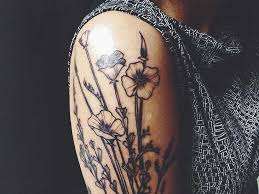
#> input picture Tugas 2/tersangka/tattoo.jpeg, 259 x 194 px
$ jupyter execute '2008107010056_Abdul Hafidh_Tugas2.ipynb'
#> lines starting #> are read from the running program, lines starting #| are printed output that depends on the picture
# Tugas 2 Visi Komputer

<p> Bayangkan anda bekerja sebagai anggota dari CSI (Crime Scene Investigation). Anda bekerja sebagai ahli cyber forensic. Kali ini, anda mendapat pekerjaan untuk mengidentifikasikan gambar tato seorang kriminal yang didapat dari CCTV. Namun identitas orang tersebut belum dapat diketahui. Anda memiliki data gambar-gambar orang tersangka, ada yang memiliki tato dan ada juga yang tidak memiliki tato. Jadi tugas anda di sini, ialah mengidentifikasikan siapakah kriminal yang dimaksud berdasarkan data gambar-gambar yang dimiliki.
</p>

##### Panduan:
<ul>
<li>Data gambar boleh disimpan di dalam folder, atau di dalam basis data</li>
<li>Simpan image descriptor untuk semua file gambar</li>
<li>Baca semua data gambar dan temukan padanan antara descriptor dari image query dan descriptor dari semua gambar</li>
</ul>

<p> Gambar-gambar tato bisa diambil dari website kaggle.com atau website lainnya yang memiliki dataset gambar tato.

</p>
<p>
Sertakan link google drive untuk mendownload gambar-gambar yang anda gunakan.
</p>

<p>👮MEMBER OF CSI (Crime Scene Investigation) </p>

<ul>
<li>Abdul Hafidh</li>
<li>2008107010056</li>
</ul>

<p> Berikut ini adalah link gdrive nya:   https://drive.google.com/drive/folders/13DMf2rv3i03cfaob9jZoZnddTvGcZ_3w?usp=sharing  </p>

[cell 1]
import cv2
import numpy as np
from matplotlib import pyplot as plt
import os
# Membaca Query Descriptor citra
query = cv2.imread("tersangka/tattoo.jpeg")
#> query is the input picture: shape (194, 259, 3); mean B, G, R 83.3, 83.7, 91.9

# Memmperbesar citra tatto query tanpa mengubah ukuran aslinya
query = cv2.resize(query, (0,0), fx=2, fy=2)
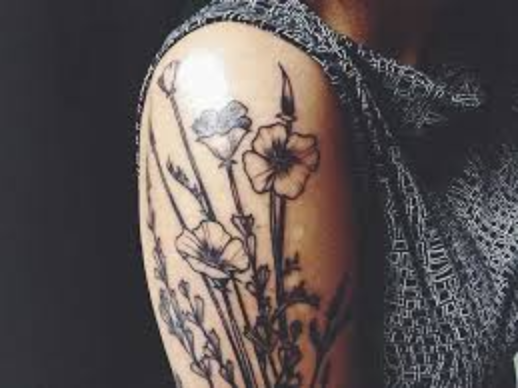
#> query: shape (388, 518, 3); mean B, G, R 83.2, 83.7, 91.9


directory = "tersangka"

for filename in os.listdir(directory):
    if (os.path.join(directory, filename) == "tersangka/tattoo.jpeg"): # Jangan tampilkan objek descriptor query
        continue
    train_image = cv2.imread(os.path.join(directory, filename))
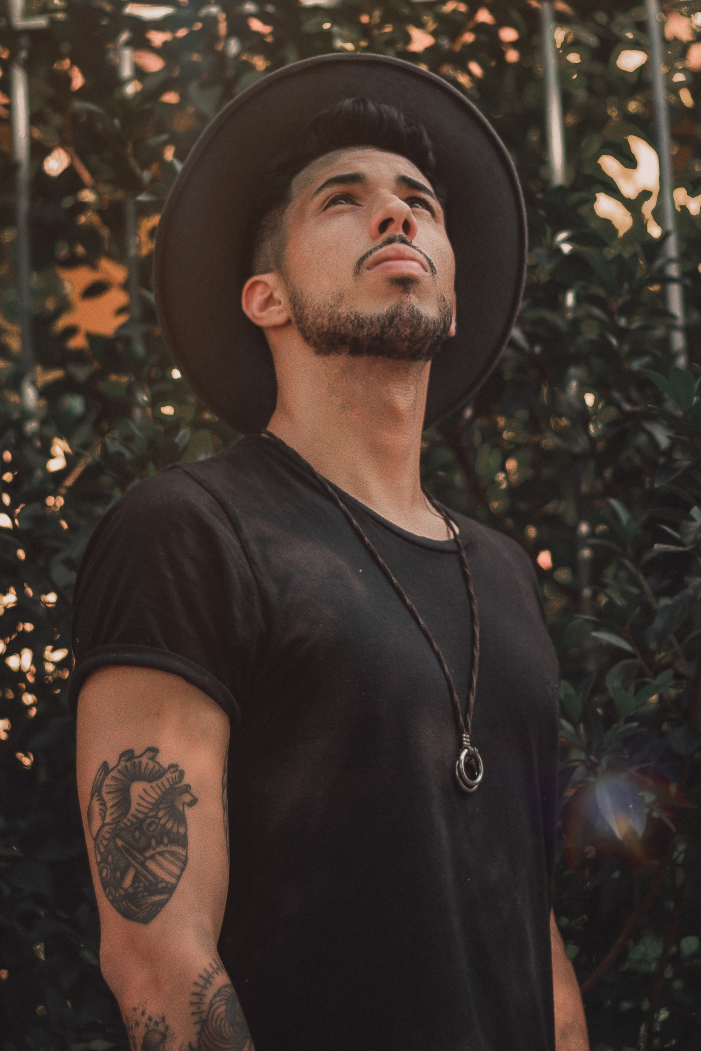
#> input picture Tugas 2/tersangka/allef-vinicius-Az1WfwebTyY-unsplash.jpg, 2803 x 4204 px (shown at 1/4 size)
#> train_image is the input picture: shape (4204, 2803, 3); mean B, G, R 45.7, 52.9, 65.6

    # Mengecilkan sedikit ukuran citra train
    train_image = cv2.resize(train_image, (0,0), fx=0.5, fy=0.5)
#> train_image: shape (2102, 1402, 3)

    # Mengkonversi citra ke bentuk grayscale
    query_gray = cv2.cvtColor(query, cv2.COLOR_BGR2GRAY)
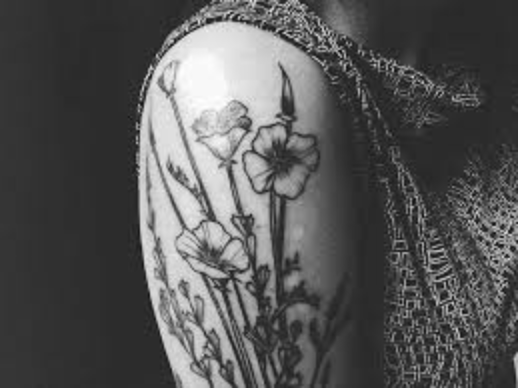
#> query_gray: shape (388, 518); min 13, max 254, mean 86.1
    train_gray = cv2.cvtColor(train_image, cv2.COLOR_BGR2GRAY)
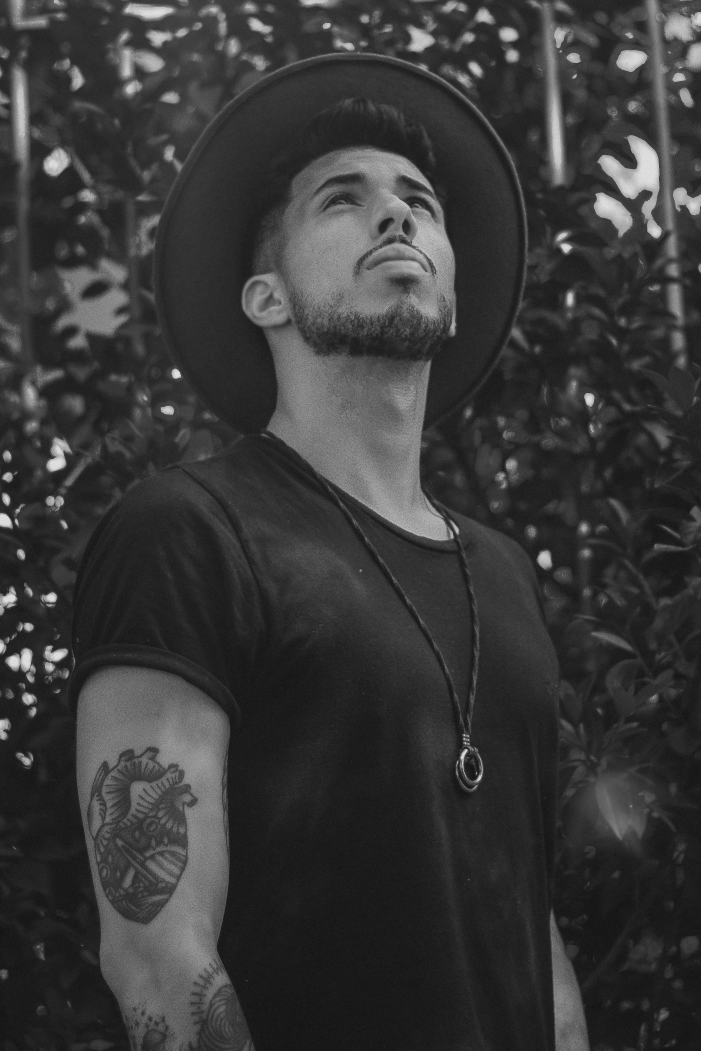
#> train_gray: shape (2102, 1402) (shown at 1/2 size); min 13, max 231, mean 56

    # Inisialisasi dengan menggunkaan algoritma orb detector
    orb = cv2.ORB_create()

    # Mencari keypoint dan descriptor
    query_keypoints, query_descriptors = orb.detectAndCompute(query_gray, None)
#> query_keypoints = 500 keypoints; strongest (x, y, size): (463, 312, 31), (284, 33, 31), (340, 51, 31), (431, 255, 31)
    train_keypoints, train_descriptors = orb.detectAndCompute(train_gray, None)
#> train_keypoints = 500 keypoints; strongest (x, y, size): (355, 749, 111.1), (349, 744, 92.6), (107, 1194, 92.6), (348, 742, 111.1)

    # Mencocokan keypoints
    matcher = cv2.BFMatcher(cv2.NORM_HAMMING, crossCheck=True)
    matches = matcher.match(query_descriptors, train_descriptors)
#> matches = 79 matches

   # Draw the keypoint matches on the output image
    output_img = cv2.drawMatches(query_gray, query_keypoints,train_gray, train_keypoints, matches[:20],None)
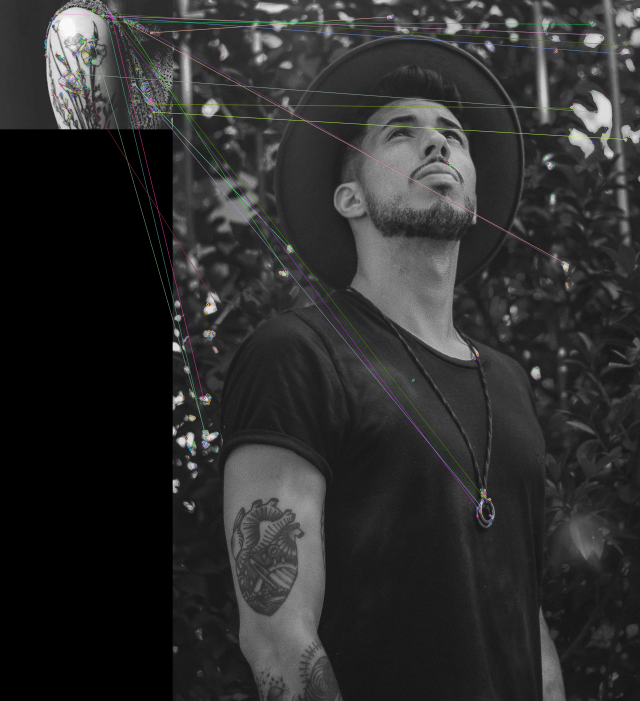
#> output_img: shape (2102, 1920, 3) (shown at 1/3 size); mean of channels 0, 1, 2 45.7, 45.9, 45.8; drawn as B, G, R


    # Save the final image
    output_img = cv2.cvtColor(output_img, cv2.COLOR_BGR2RGB)
    plt.imshow(output_img),plt.show()
#> pass 2 of the loop `for filename in os.listdir(directory):`:
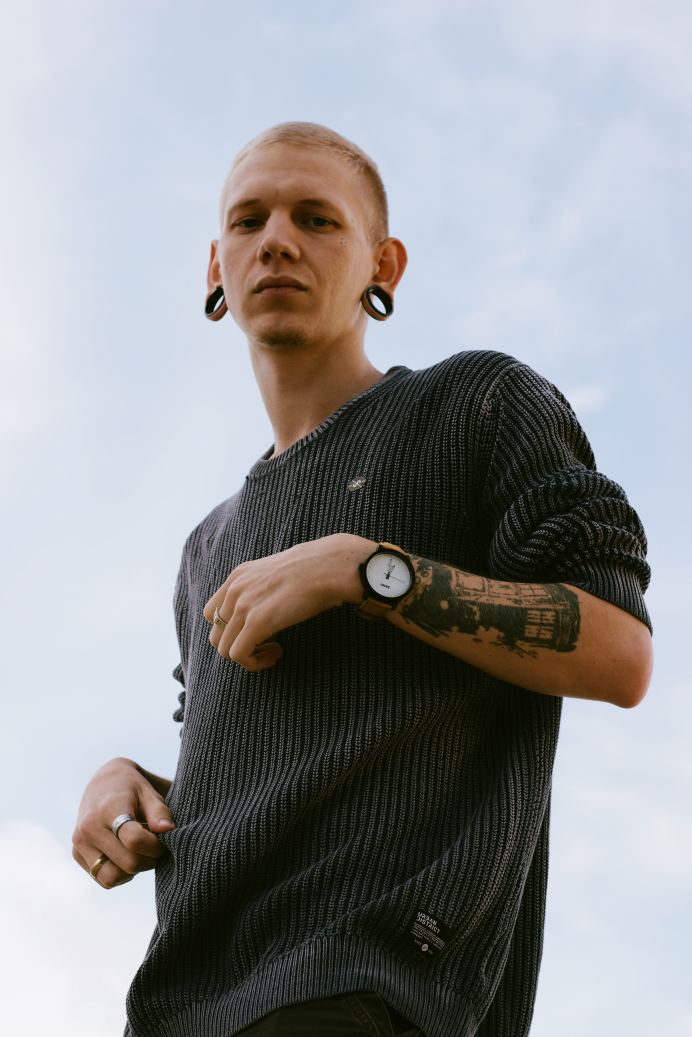
#> input picture Tugas 2/tersangka/jake-nebov-aFNzgYOM560-unsplash.jpg, 3456 x 5184 px (shown at 1/5 size)
#> train_image is the input picture: shape (5184, 3456, 3); mean B, G, R 148.9, 147.1, 146
#> train_image: shape (2592, 1728, 3)
#> `train_gray = cv2.cvtColor(train_image, cv2.COLOR_BGR2GRAY)`:
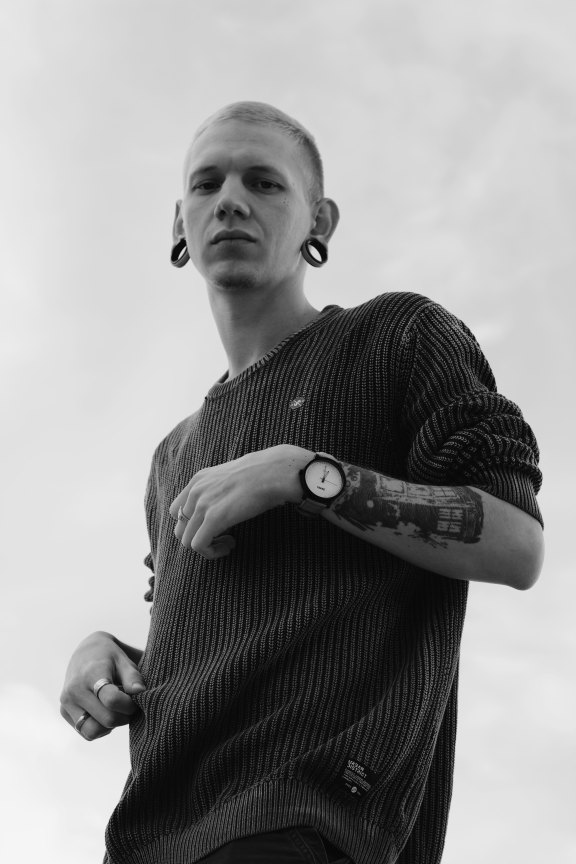
#> train_gray: shape (2592, 1728) (shown at 1/3 size); min 5, max 246, mean 147.1
#> train_keypoints = 500 keypoints; strongest (x, y, size): (1057, 2290, 31), (1056, 2292, 31), (1059, 2289, 31), (376, 2175, 111.1)
#> matches = 154 matches
#> `output_img = cv2.drawMatches(query_gray, query_keypoints,train_gray, t..`:
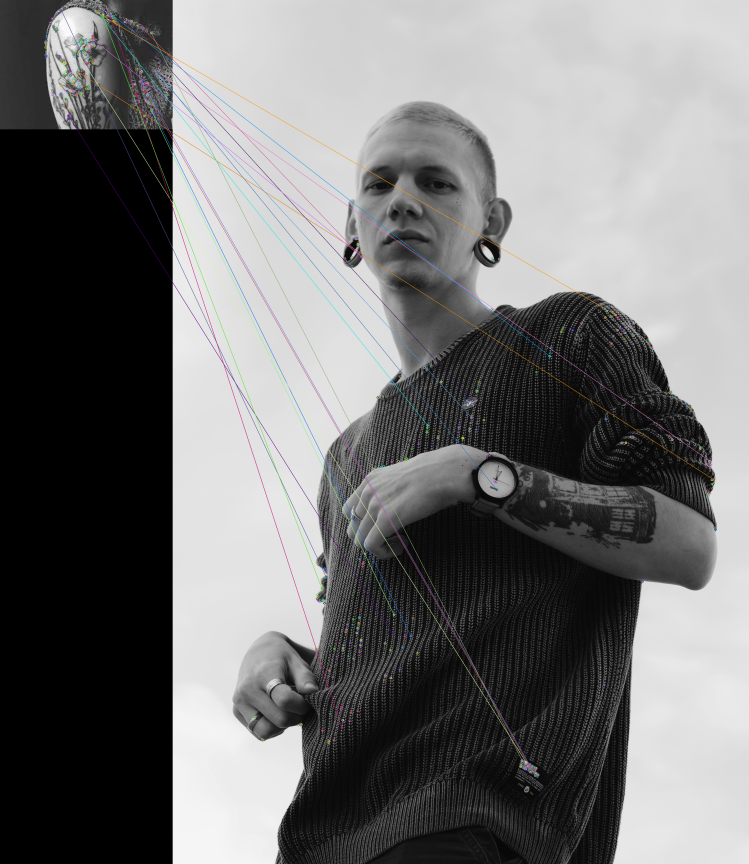
#> output_img: shape (2592, 2246, 3) (shown at 1/3 size); mean of channels 0, 1, 2 116.2, 116.1, 116.1; drawn as B, G, R
#> pass 3 of the loop `for filename in os.listdir(directory):`:
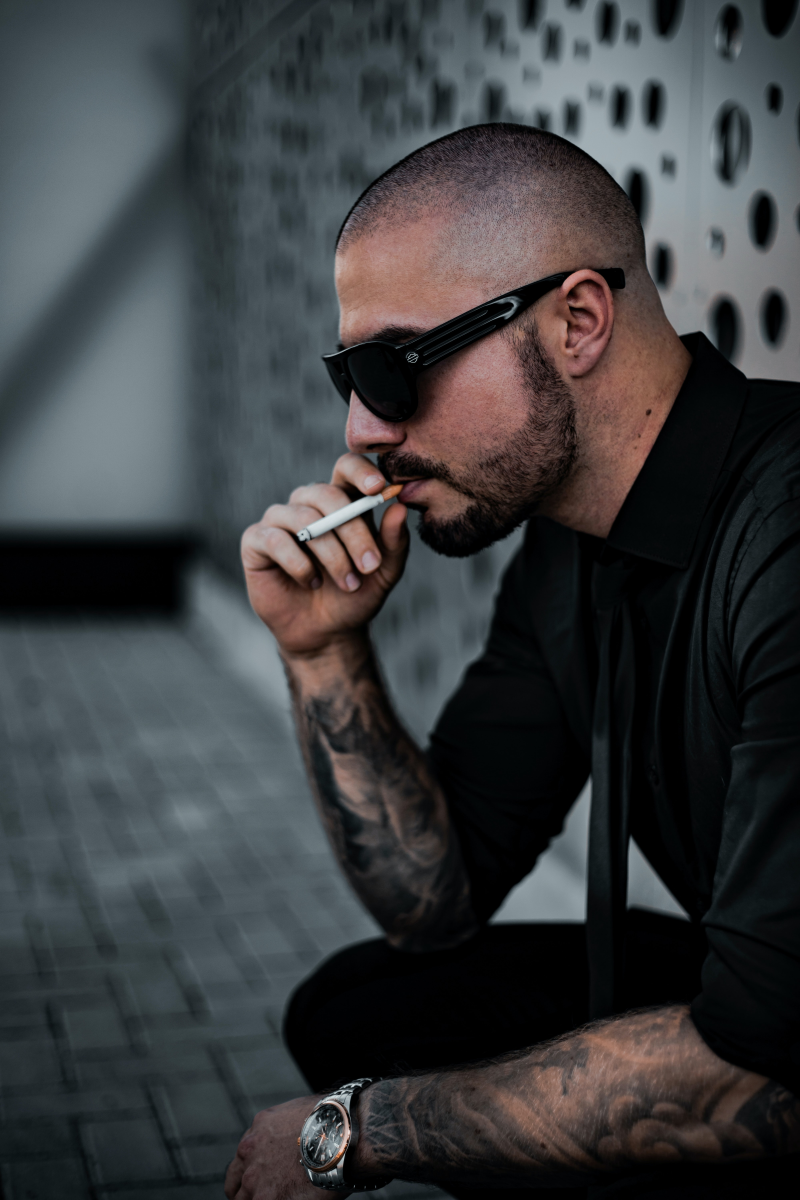
#> input picture Tugas 2/tersangka/norbert-buduczki-kD_tmOniBRs-unsplash.jpg, 4000 x 6000 px (shown at 1/5 size)
#> train_image is the input picture: shape (6000, 4000, 3); mean B, G, R 62.8, 60.8, 59.2
#> train_image: shape (3000, 2000, 3)
#> `train_gray = cv2.cvtColor(train_image, cv2.COLOR_BGR2GRAY)`:
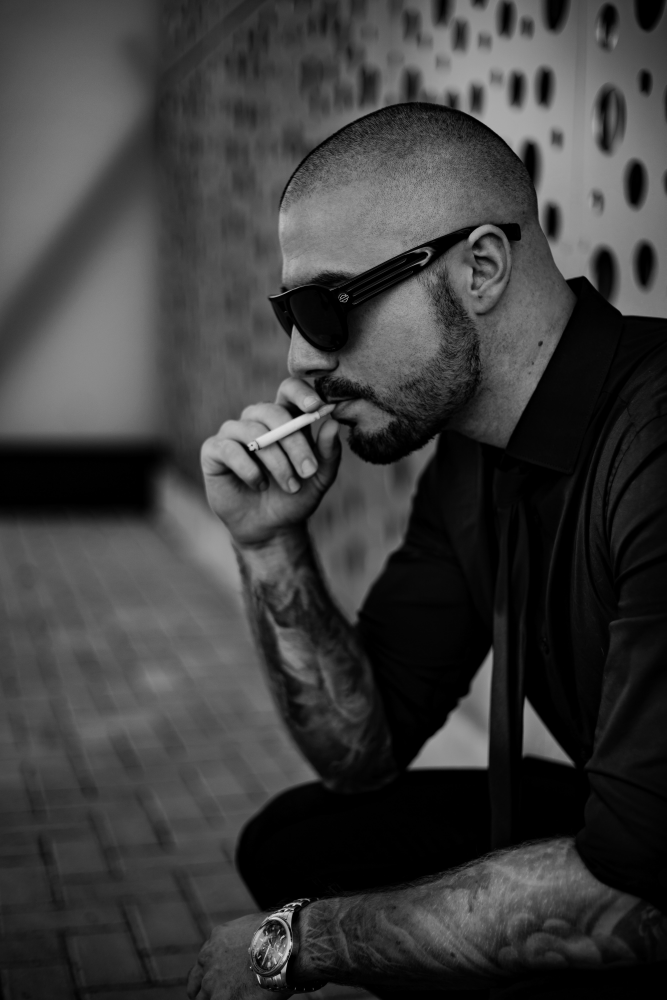
#> train_gray: shape (3000, 2000) (shown at 1/3 size); min 0, max 234, mean 60.7
#> train_keypoints = 500 keypoints; strongest (x, y, size): (1034, 887, 31), (1036, 884, 31), (1020, 893, 31), (1033, 885, 31)
#> matches = 123 matches
#> `output_img = cv2.drawMatches(query_gray, query_keypoints,train_gray, t..`:
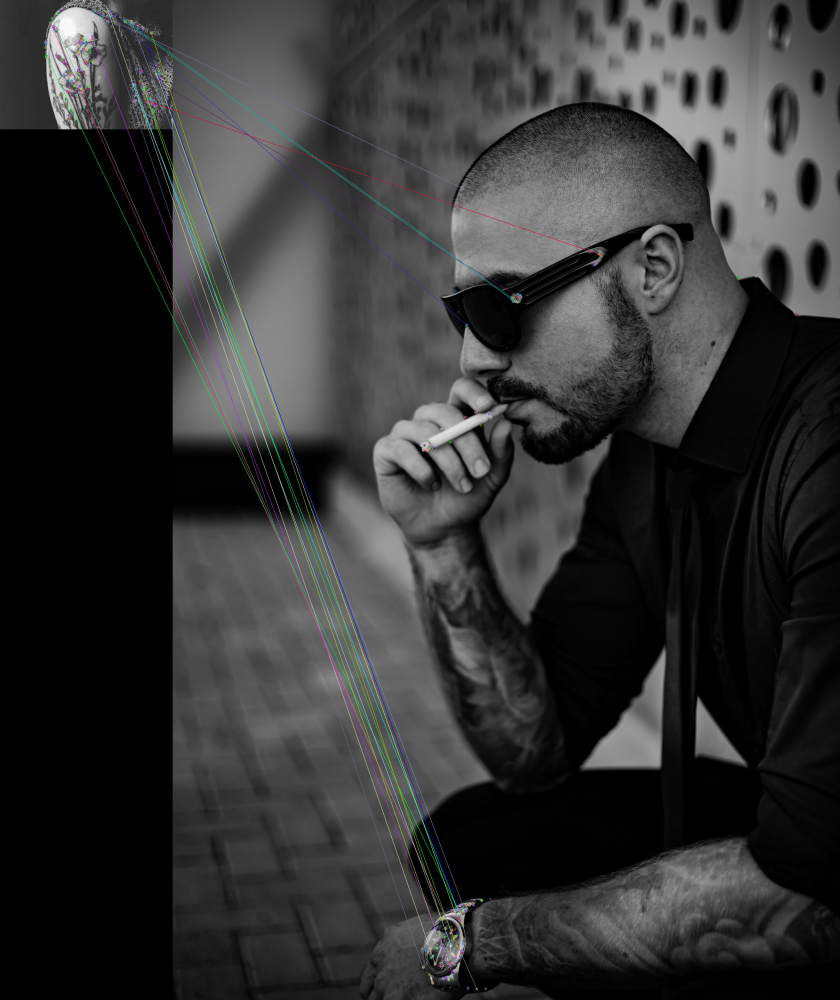
#> output_img: shape (3000, 2518, 3) (shown at 1/3 size); mean of channels 0, 1, 2 51, 51.1, 50.8; drawn as B, G, R
#> the loop made 4 passes; the first 3 are shown
